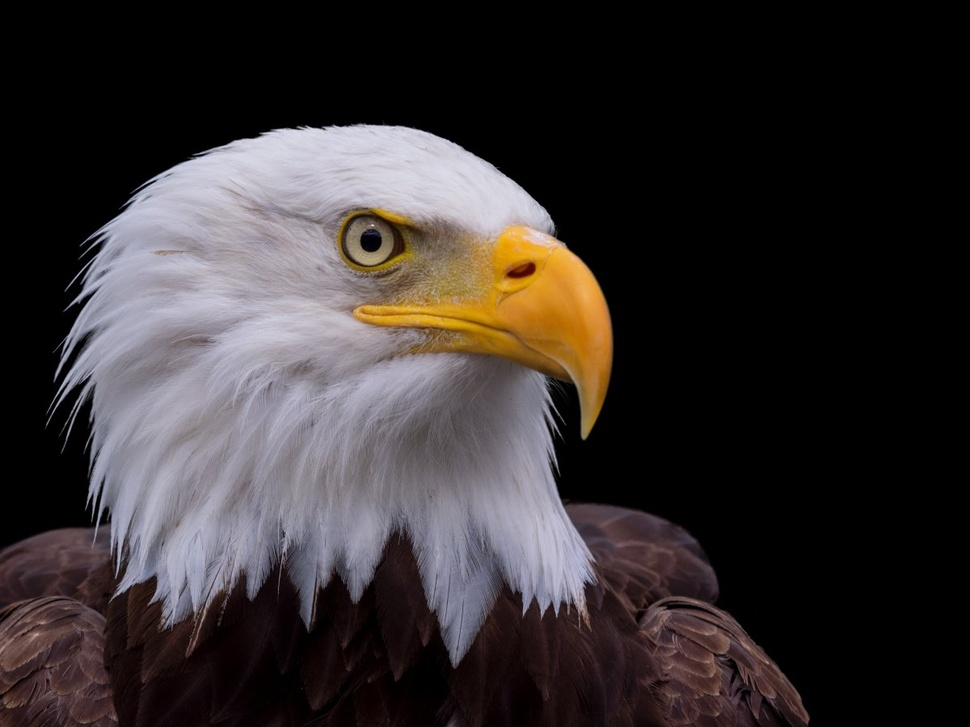
#> input picture eagle.jpg, 970 x 727 px, shrunk from 1200 x 900 before the run
$ python Profile.py
#> lines starting #> are read from the running program, lines starting #| are printed output that depends on the picture; after the words box and inside, x2 and y2 are one past the last pixel; in counts of white or black regions, pixels touching at a corner belong together
import cv2
img = cv2.imread('eagle.jpg') #读取一张图片
#> img is the input picture: shape (727, 970, 3); mean B, G, R 48.5, 48.3, 54
gray = cv2.cvtColor(img, cv2.COLOR_BGR2GRAY)#进行灰度转换
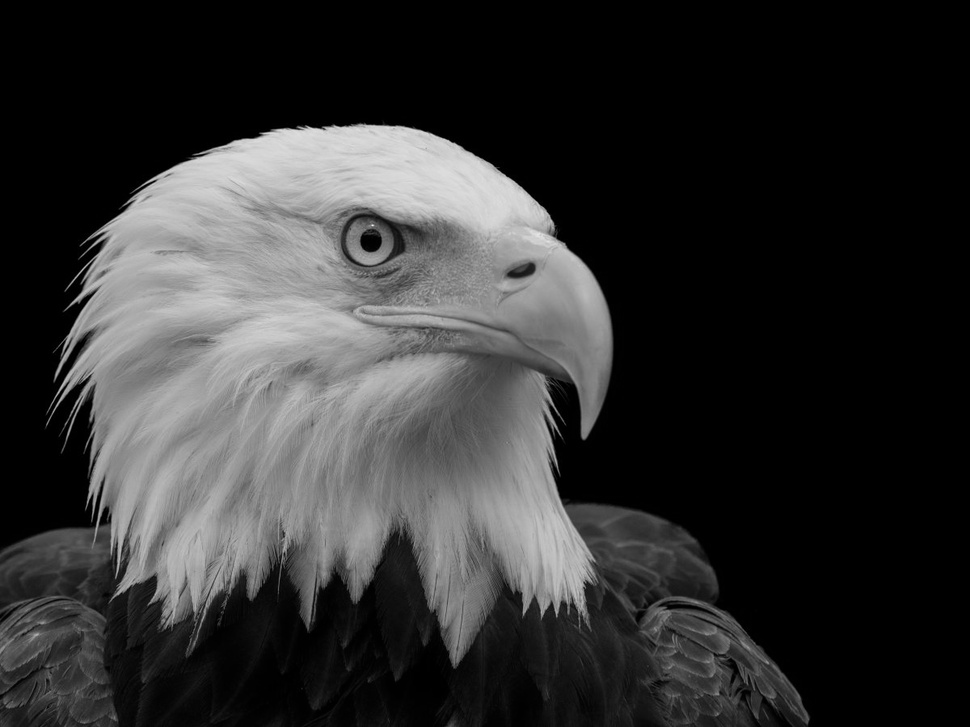
#> gray: shape (727, 970); min 0, max 244, mean 50
ret, thresh = cv2.threshold(gray, 127, 255, cv2.THRESH_BINARY)#进行2值处理
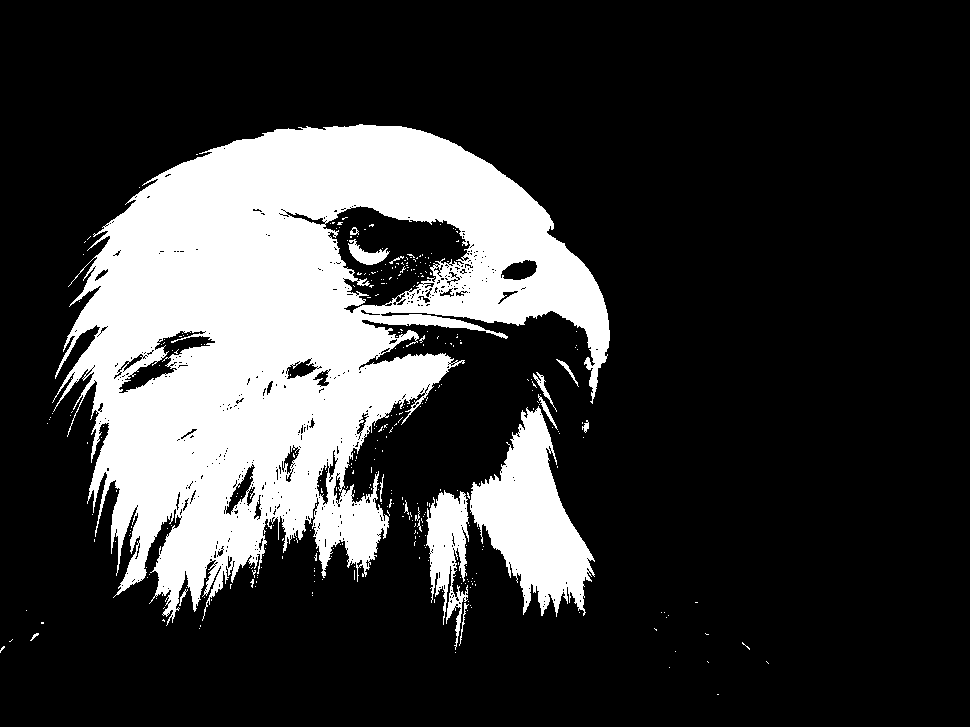
#> thresh: shape (727, 970); 22% white; 346 white regions (329 under 20 px)

contours, hierarchy = cv2.findContours(thresh, cv2.RETR_TREE, cv2.CHAIN_APPROX_NONE)
#> contours = 1051 contours, 986 with area under 20; largest, box (x1, y1, x2, y2) and area: (52, 124, 610, 626) 148256, (470, 406, 595, 617) 12344, (322, 205, 471, 314) 8844, (426, 490, 469, 650) 3214, (118, 330, 216, 394) 1684
#第一个值binary就是二值处理的结果,第二个值contours是轮廓点的信息,
#需要注意的是,旧版本的opencv返回上面三个值,新版本的opencv已经不再返回binary的值了
#contours, hierarchy = cv2.findContours(thresh, cv2.RETR_TREE, cv2.CHAIN_APPROX_NONE)

#绘制轮廓
#传入绘制图像，轮廓，轮廓索引，颜色模式，线条厚度
# 注意需要copy,要不原图会变。。。
draw_img = img.copy()   #图片拷贝
res = cv2.drawContours(draw_img, contours, -1, (0, 0, 255), 2)
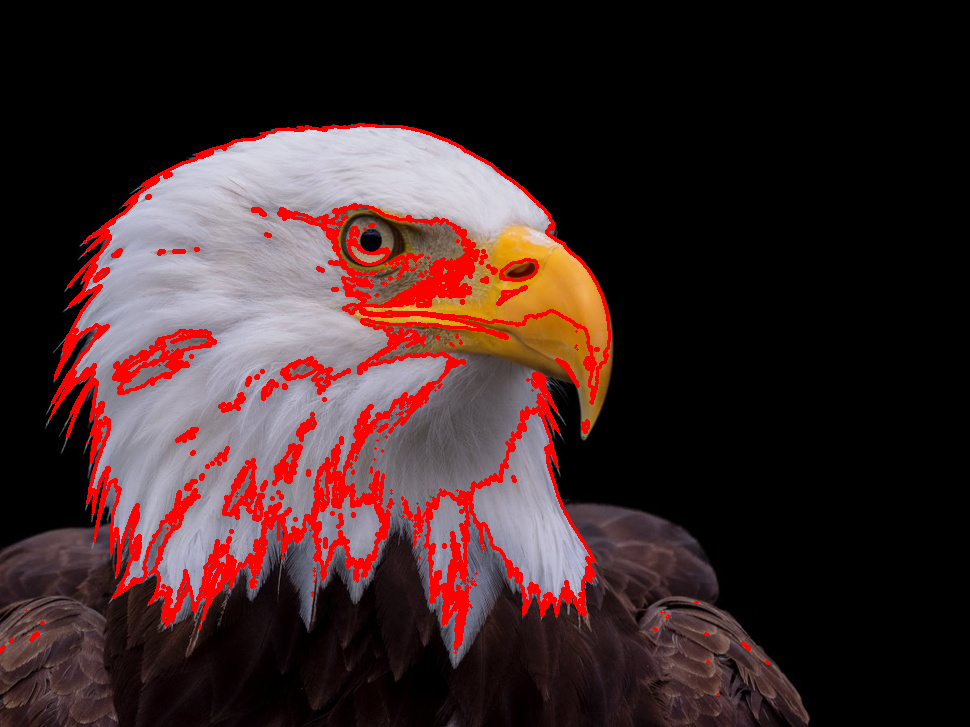
#> res: shape (727, 970, 3); mean B, G, R 40.4, 40.1, 61.7
#第三个参数告诉它要画第几个轮廓,其中-1代表着画出所有的轮廓
#(0,0,255)代表用什么颜色去画轮廓,(b,g,r)颜色通道,这里表示用红色去画
#最后一个参数是线条的宽度

cv2.imshow('res',res)
cv2.waitKey(0)
cv2.destroyAllWindows()

$ run again, with kid.jpg copied over eagle.jpg
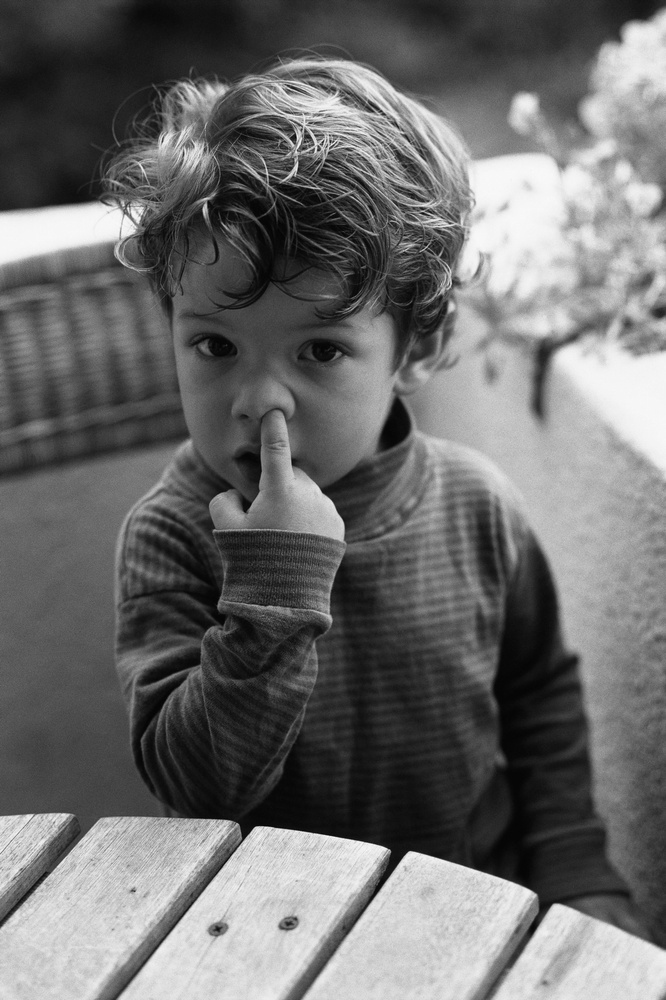
#> input picture kid.jpg, 666 x 1000 px, shrunk from 2696 x 4048 before the run
#> img is the input picture: shape (1000, 666, 3); min 0, max 255, mean 108.5
#> `ret, thresh = cv2.threshold(gray, 127, 255, cv2.THRESH_BINARY)#进行2值处理`:
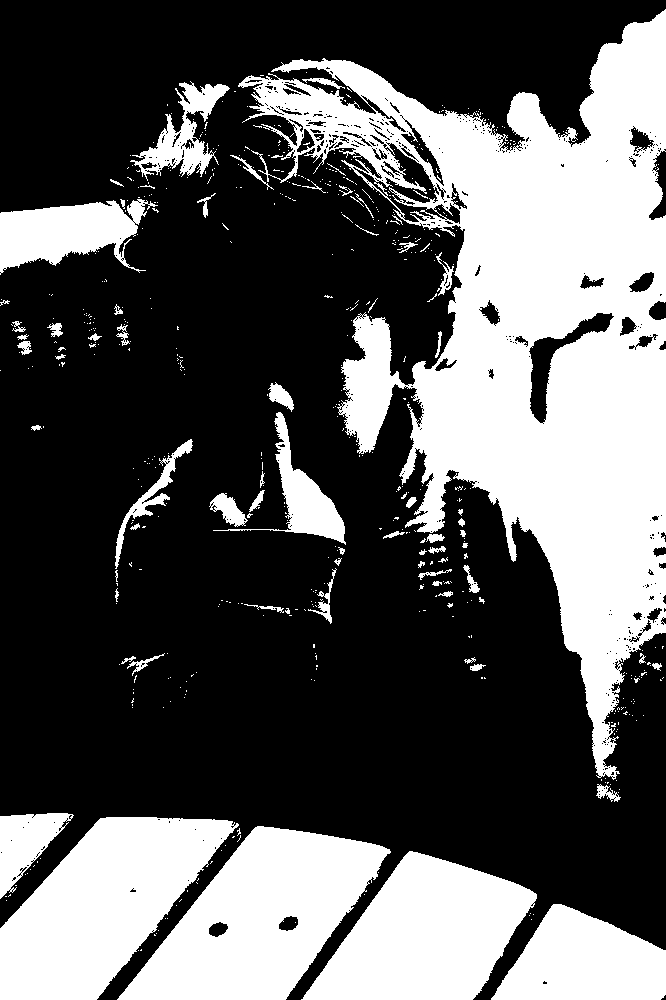
#> thresh: shape (1000, 666); 35.4% white; 583 white regions (510 under 20 px)
#> contours = 1414 contours, 1301 with area under 20; largest, box (x1, y1, x2, y2) and area: (238, 9, 666, 780) 133663, (117, 826, 391, 1000) 26206, (0, 817, 239, 1000) 24956, (301, 851, 537, 1000) 21247, (491, 904, 666, 1000) 11248
#> `res = cv2.drawContours(draw_img, contours, -1, (0, 0, 255), 2)`:
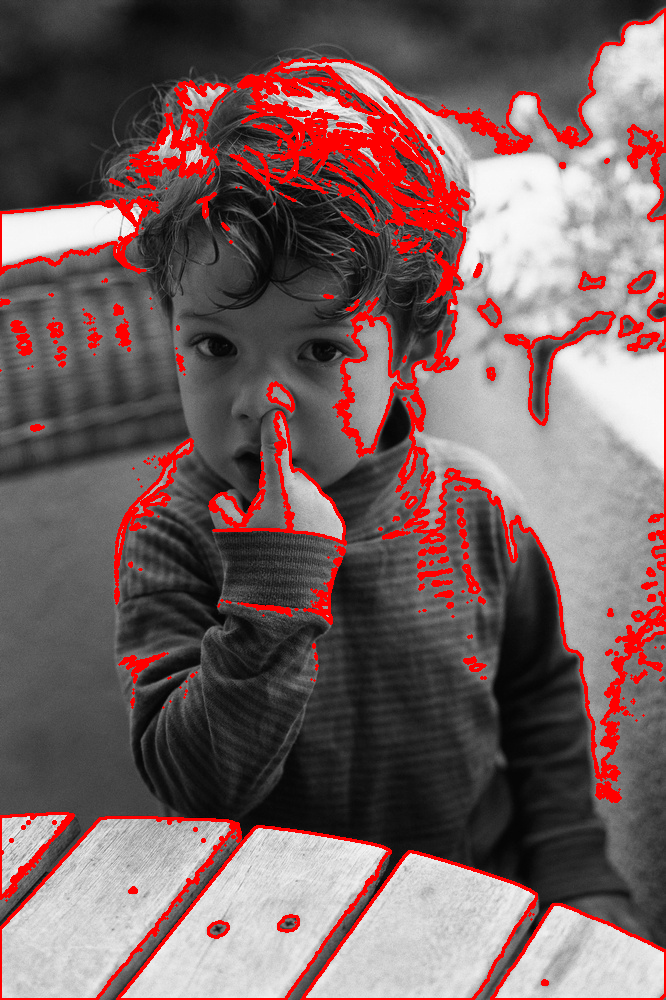
#> res: shape (1000, 666, 3); mean B, G, R 95.7, 95.7, 119.5
